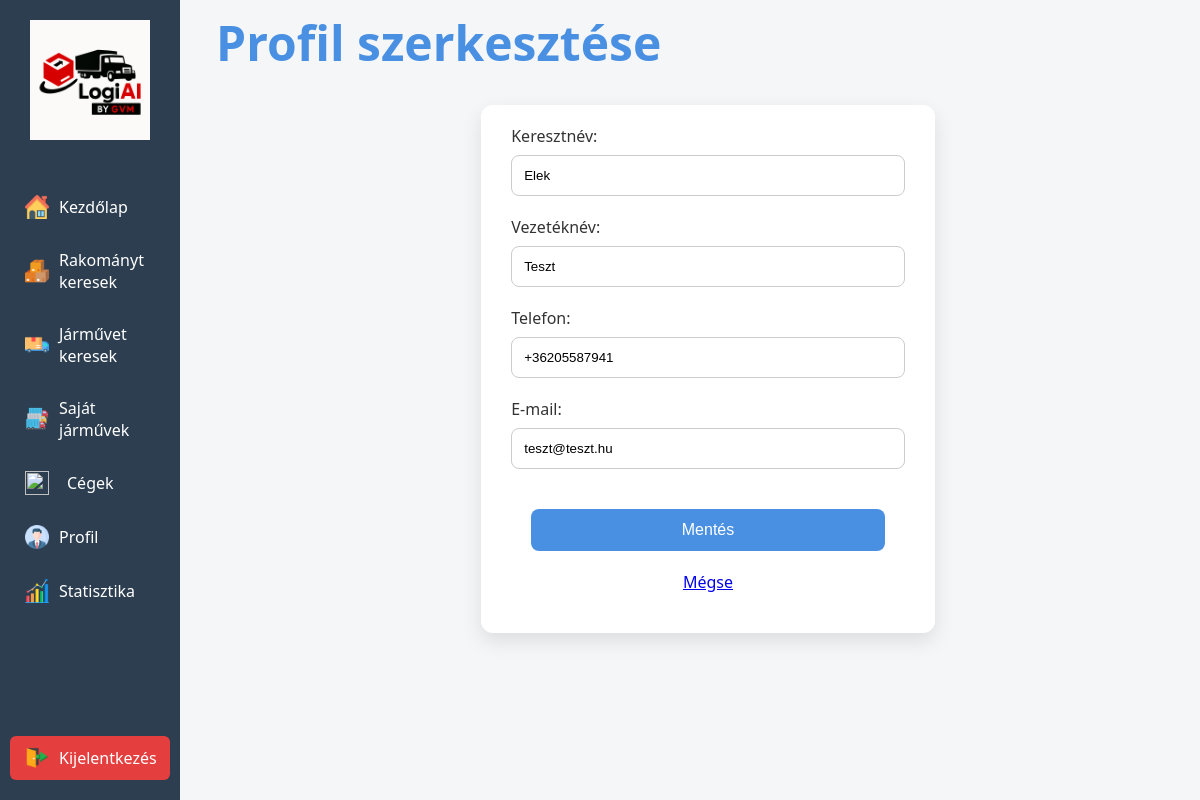
Screenshot of /edit_profile (signed in) with the database file from the repository.
### main.py (models this page shows, shortened)
class User(db.Model, UserMixin):
    user_id = db.Column(db.Integer, primary_key=True)
    email = db.Column(db.String(150), unique=True, nullable=False)
    first_name = db.Column(db.String(150), nullable=False)
    last_name = db.Column(db.String(150), nullable=False)
    phone_number = db.Column(db.String(150), nullable=False)
    hashed_password = db.Column(db.String(150), nullable=False)
    role = db.Column(db.String(50), default="freight_forwarder")
    company_id = db.Column(db.Integer, db.ForeignKey('company.company_id'), nullable=True)
    is_company_admin = db.Column(db.Boolean, default=False)
    common_user = db.Column(db.Boolean, default=True)
    created_at = db.Column(db.Date, default=date.today)
    profile_picture = db.Column(db.String(200), nullable=True)
    company = db.relationship('Company', back_populates='users')

### main.py (the view, shortened to what this page needs)
@app.route("/edit_profile", methods=["GET", "POST"])
@login_required
def edit_profile():
    user = current_user
    return render_template("edit_profile.html", user=user)

### main.py (called while the page is built)
@login_manager.user_loader
def load_user(user_id):
    return User.query.get(int(user_id))

### templates/edit_profile.html
{% extends "base.html" %}
{% block content %}
<div class="home-container">
    <aside class="sidebar">
        {% include 'sidebar.html' %}
    </aside>
    <main class="main-content">
        <h1 class="cim">Profil szerkesztése</h1>
        <form method="POST" style="width: 40%">
            <label>Keresztnév:</label>
            <input type="text" name="first_name" value="{{ user.first_name }}" required>
            <label>Vezetéknév:</label>
            <input type="text" name="last_name" value="{{ user.last_name }}" required>
            <label>Telefon:</label>
            <input type="text" name="phone_number" value="{{ user.phone_number }}" required>
            <label>E-mail:</label>
            <input type="email" name="email" value="{{ user.email }}" required>
            <div class="edit-buttons">
                <button type="submit" class="btn margin20">Mentés</button>
                <a href="{{ url_for('profile') }}" class="btn">Mégse</a>
            </div>
        </form>
    </main>
</div>
{% endblock %}

### static/style.css (style rules this page uses)
body { font-family: 'Segoe UI', Tahoma, Geneva, Verdana, sans-serif; margin: 0; padding: 0; background: #f4f6f8; color: #333; display: flex; min-height: 100vh; }
h1 { top: 0; background: #f4f6f8; z-index: 10; padding: 10px 0; margin: 0; }
.sidebar { width: 15%; background: #2c3e50; color: #fff; min-height: 100vh; padding-left: 10px; padding-right: 10px; position: fixed; top: 0; left: 0; box-sizing: border-box; display: flex; flex-direction: column; z-index: 1000; }
.main-content { margin-left: 18vw; flex-grow: 1; box-sizing: border-box; }
.main-content > h1 { font-size: 3rem; text-align: left; color: #4a90e2; }
.container, .register-choice-container, form { background: #fff; padding: 20px 30px; border-radius: 12px; box-shadow: 0 8px 20px rgba(0,0,0,0.1); margin: 20px auto; max-width: 90%; }
h1, h2 { text-align: center; color: #4a90e2; }
button { background: #4a90e2; color: #fff; border: none; padding: 12px 20px; border-radius: 8px; cursor: pointer; font-size: 16px; transition: background 0.3s; }
input, select { width: 100%; padding: 12px; margin: 8px 0 20px 0; border-radius: 8px; border: 1px solid #ccc; box-sizing: border-box; }
.edit-buttons { text-align: center; padding: 20px; display: grid; }
.edit-buttons .margin20 { margin-bottom: 20px; }

### rows the page displays
User: first_name "Elek", last_name "Teszt", phone_number "+36205587941", email "teszt@teszt.hu"
